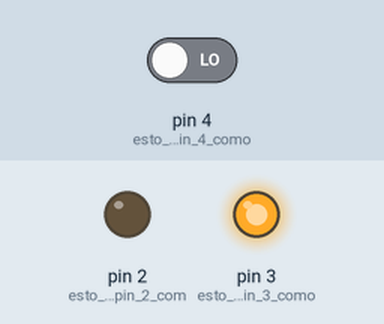
This sketch was run on a simulated Arduino Uno, built with avr-gcc and run on an emulated ATmega328P. Parts: output pins drawn as LEDs (lit = HIGH). Inputs (shaded band) come from the test bench; at power-on: pin 4 (esto_define_al_pin_4_como) LOW.

Above: at 1.2 s.
1.3 s: pin 4 (esto_define_al_pin_4_como) driven HIGH
At 1.8 s:
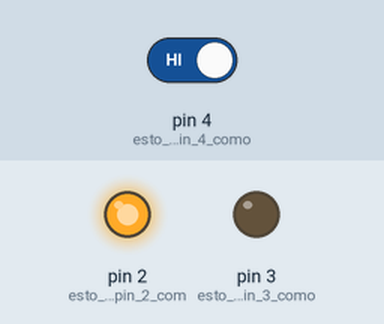
2.8 s: pin 4 (esto_define_al_pin_4_como) driven LOW
At 4.2 s:
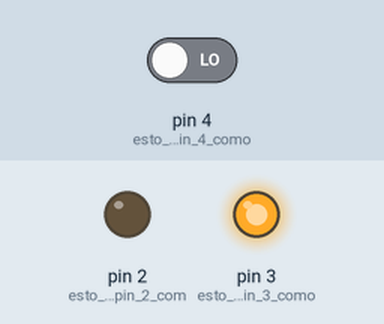
Timing chart, 0 to 5.8 s (numbered marks = the images above; inputs shaded):
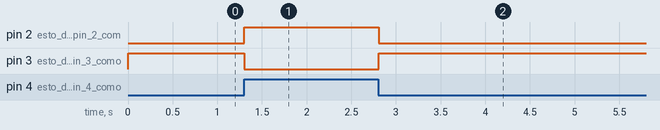

Measured:
- after the input at 1.3 s, pin 2 (esto_define__al_pin_2_com): LOW → HIGH at once; pin 3 (esto_define_al_pin_3_como): HIGH → LOW at once
- after the input at 2.8 s, pin 2 (esto_define__al_pin_2_com): HIGH → LOW at once; pin 3 (esto_define_al_pin_3_como): LOW → HIGH at once

The sketch:

ej_1_Novellino.ino
```cpp
void setup()
//esto define al pin 4 como entrada y al 3 como salida
{
  pinMode(4, INPUT);//esto define al pin 4 como entrada
  pinMode(2, OUTPUT);//esto define  al pin 2 como entrada
  pinMode(3, OUTPUT);//esto define al pin 3 como salida
}
//HOLA LINDA
void loop()//esto define cuando se prende y se apaga el led
{
  if (digitalRead(4) == HIGH) {
    digitalWrite(2, HIGH);
    digitalWrite(3, LOW);
  } else {
    digitalWrite(2, LOW);
    digitalWrite(3, HIGH);
    //esto define el timepo de espera

  }
  delay(10); // Delay a little bit to improve simulation performance
}
```
